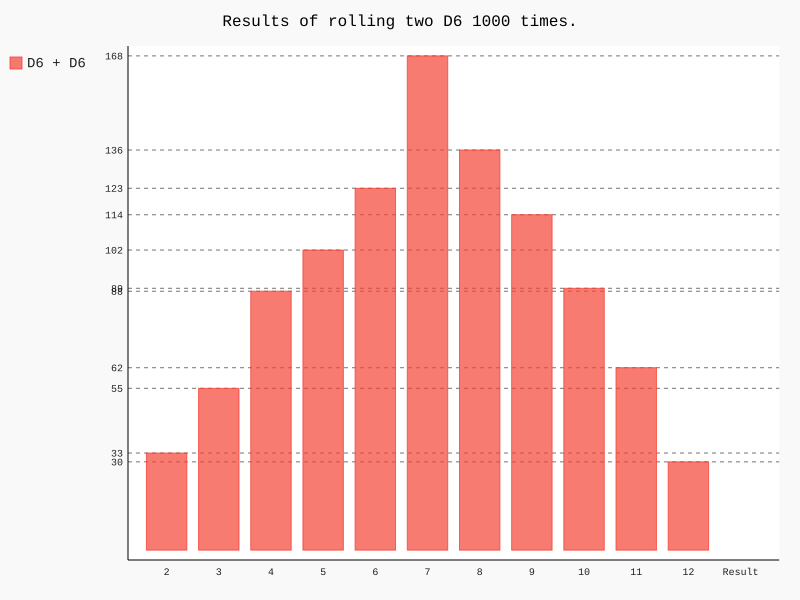

Recreate this plot in Python.
import pygal
from die import Die


# Создние 2-х кубиков D6.
die_1 = Die()
die_2 = Die()

# Моделирование серии бросков с сохранением результатов в списке.
results = []
for roll_num in range(1000):
    result = die_1.roll() + die_2.roll()
    results.append(result)

# Анализ результатов.
frequencies = []
max_result = die_1.num_sides + die_2.num_sides
for value in range(2, max_result + 1):
    frequency = results.count(value)
    frequencies.append(frequency)

# Визуализация результатов.
hist = pygal.Bar()

hist.title = "Results of rolling two D6 1000 times."
hist.x_labels = ['2', '3', '4', '5', '6', '7', '8', '9',
                 '10', '11', '12', 'Result']
# hist.x_labels = "Result"
hist.y_labels = frequencies

hist.add('D6 + D6', frequencies)
hist.render_to_file('dice_visual.svg')
hist.render_in_browser()
